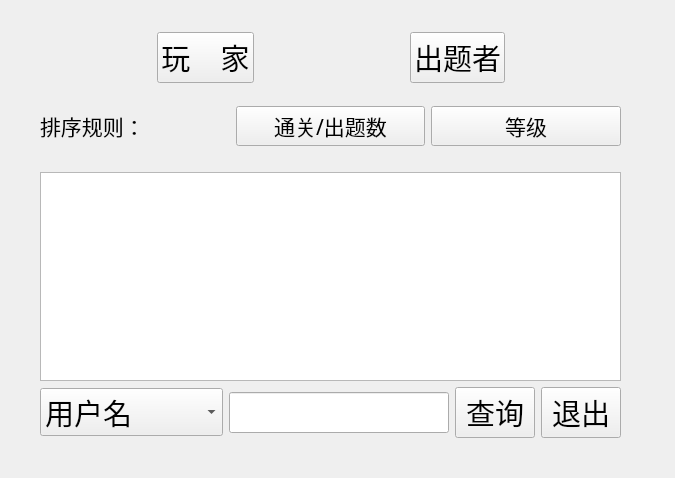
<?xml version="1.0" encoding="UTF-8"?>
<ui version="4.0">
 <class>searchPage</class>
 <widget class="QWidget" name="searchPage">
  <property name="geometry">
   <rect>
    <x>0</x>
    <y>0</y>
    <width>675</width>
    <height>478</height>
   </rect>
  </property>
  <property name="font">
   <font>
    <family>华文行楷</family>
    <pointsize>22</pointsize>
   </font>
  </property>
  <property name="windowTitle">
   <string>Form</string>
  </property>
  <widget class="QWidget" name="layoutWidget">
   <property name="geometry">
    <rect>
     <x>40</x>
     <y>32</y>
     <width>581</width>
     <height>406</height>
    </rect>
   </property>
   <layout class="QVBoxLayout" name="verticalLayout">
    <item>
     <layout class="QHBoxLayout" name="horizontalLayout_2">
      <item>
       <spacer name="horizontalSpacer_2">
        <property name="orientation">
         <enum>Qt::Horizontal</enum>
        </property>
        <property name="sizeHint" stdset="0">
         <size>
          <width>40</width>
          <height>20</height>
         </size>
        </property>
       </spacer>
      </item>
      <item>
       <widget class="QPushButton" name="playerButton">
        <property name="text">
         <string>玩    家</string>
        </property>
       </widget>
      </item>
      <item>
       <spacer name="horizontalSpacer">
        <property name="orientation">
         <enum>Qt::Horizontal</enum>
        </property>
        <property name="sizeType">
         <enum>QSizePolicy::Fixed</enum>
        </property>
        <property name="sizeHint" stdset="0">
         <size>
          <width>150</width>
          <height>20</height>
         </size>
        </property>
       </spacer>
      </item>
      <item>
       <widget class="QPushButton" name="testerbutton">
        <property name="text">
         <string>出题者</string>
        </property>
       </widget>
      </item>
      <item>
       <spacer name="horizontalSpacer_3">
        <property name="orientation">
         <enum>Qt::Horizontal</enum>
        </property>
        <property name="sizeHint" stdset="0">
         <size>
          <width>40</width>
          <height>20</height>
         </size>
        </property>
       </spacer>
      </item>
     </layout>
    </item>
    <item>
     <spacer name="verticalSpacer">
      <property name="orientation">
       <enum>Qt::Vertical</enum>
      </property>
      <property name="sizeType">
       <enum>QSizePolicy::Fixed</enum>
      </property>
      <property name="sizeHint" stdset="0">
       <size>
        <width>20</width>
        <height>17</height>
       </size>
      </property>
     </spacer>
    </item>
    <item>
     <layout class="QHBoxLayout" name="horizontalLayout">
      <item>
       <widget class="QLabel" name="label">
        <property name="font">
         <font>
          <family>华文行楷</family>
          <pointsize>16</pointsize>
         </font>
        </property>
        <property name="text">
         <string>排序规则：</string>
        </property>
       </widget>
      </item>
      <item>
       <widget class="QPushButton" name="numButton">
        <property name="font">
         <font>
          <family>华文行楷</family>
          <pointsize>16</pointsize>
         </font>
        </property>
        <property name="text">
         <string>通关/出题数</string>
        </property>
       </widget>
      </item>
      <item>
       <widget class="QPushButton" name="rankButton">
        <property name="font">
         <font>
          <family>华文行楷</family>
          <pointsize>16</pointsize>
         </font>
        </property>
        <property name="text">
         <string>等级</string>
        </property>
       </widget>
      </item>
     </layout>
    </item>
    <item>
     <spacer name="verticalSpacer_2">
      <property name="orientation">
       <enum>Qt::Vertical</enum>
      </property>
      <property name="sizeType">
       <enum>QSizePolicy::Fixed</enum>
      </property>
      <property name="sizeHint" stdset="0">
       <size>
        <width>20</width>
        <height>20</height>
       </size>
      </property>
     </spacer>
    </item>
    <item>
     <widget class="QTableWidget" name="tableWidget">
      <property name="font">
       <font>
        <family>Times New Roman</family>
        <pointsize>12</pointsize>
       </font>
      </property>
     </widget>
    </item>
    <item>
     <layout class="QHBoxLayout" name="horizontalLayout_3">
      <item>
       <widget class="QComboBox" name="selectCbx">
        <item>
         <property name="text">
          <string>用户名</string>
         </property>
        </item>
        <item>
         <property name="text">
          <string>等级</string>
         </property>
        </item>
        <item>
         <property name="text">
          <string>通关/出题数</string>
         </property>
        </item>
       </widget>
      </item>
      <item>
       <widget class="QLineEdit" name="infoEdit">
        <property name="font">
         <font>
          <family>Times New Roman</family>
          <pointsize>22</pointsize>
         </font>
        </property>
       </widget>
      </item>
      <item>
       <widget class="QPushButton" name="searchButton">
        <property name="text">
         <string>查询</string>
        </property>
       </widget>
      </item>
      <item>
       <widget class="QPushButton" name="exitButton">
        <property name="text">
         <string>退出</string>
        </property>
       </widget>
      </item>
     </layout>
    </item>
   </layout>
  </widget>
 </widget>
 <resources/>
 <connections/>
</ui>
